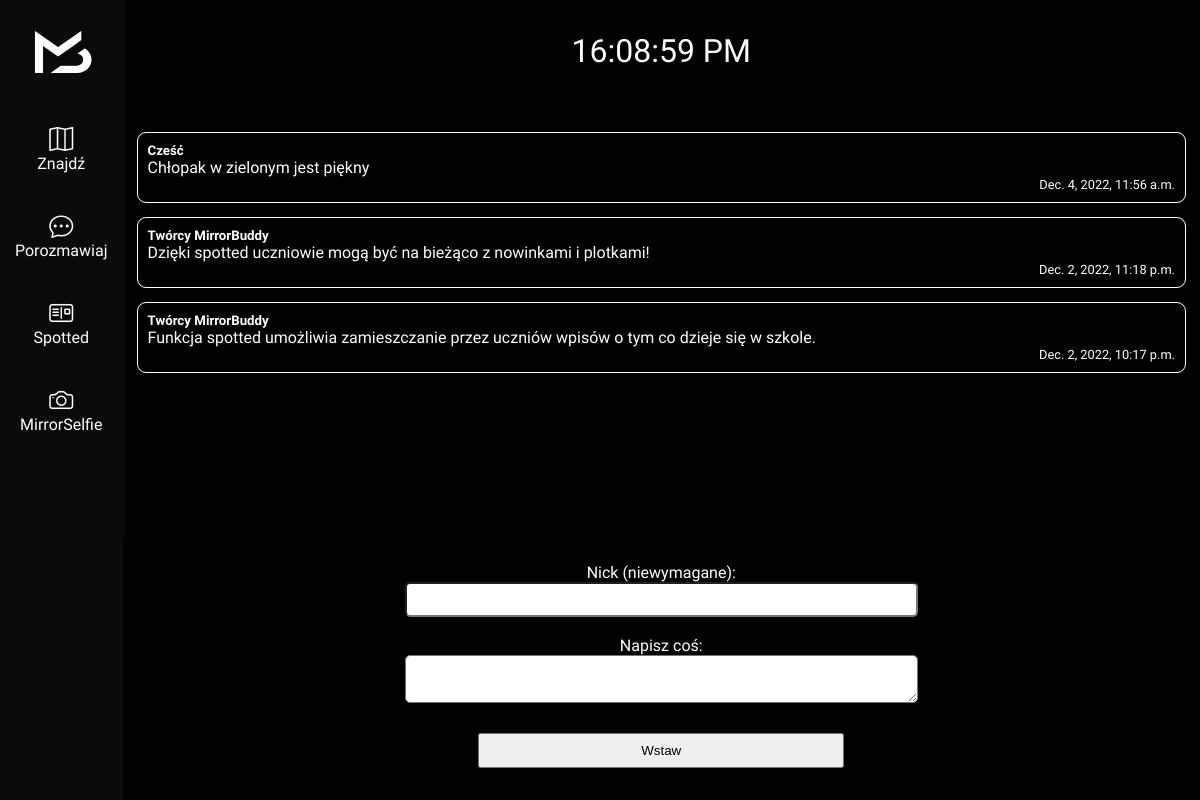
/spotted/, run on the app's committed database.
### spotted/models.py (models this page shows, shortened)
class Entry(models.Model):
    nickname = models.TextField(max_length=100, null=True, blank=True)
    text = models.TextField(max_length=1500)
    pub_date = models.DateTimeField()

### spotted/views.py (the view, shortened to what this page needs)
# urls.py: path('spotted/', spotted_view, name='spottedapp'),
def spotted_view(request):
    submitted = False
    form = EntryForm()
    entry_list = Entry.objects.all().order_by('-pub_date')[:15]
    return render(request,'spottedapp.html',{'form': form, 'entry_list': entry_list, 'submitted': submitted})

### spotted/models.py
class EntryForm(forms.Form):
    nickname = forms.CharField(max_length=100, required=False, label="Nick (niewymagane)")
    text = forms.CharField(label='Napisz coś:', max_length=1500, widget=forms.Textarea(attrs={'rows': 2}))

### templates/spottedapp.html (shortened to what this page needs)
{% extends 'base.html' %}
{% load static %}
{% block dynamic_links %}
<link rel="stylesheet" href="{% static 'style-spottedapp.css' %}"/>
{% endblock %}
{% block content %}
<ul class="entry-list">
    {% for entry in entry_list %}
    <div class="entry-wrapper">
        <h5>{{entry.nickname}}</h5>
        <p>{{entry.text}}</p>
        <p class="entry-pub-date">{{entry.pub_date}}</p>
    </div>
    {% endfor %}
</ul>
<div class="form-wrapper">
    <form class="entry-form" method="POST">
        {% for field in form %}
        <div class="field-wrapper">
            {{field.label_tag}}<br/>
            {{field}}
        </div>
        {% endfor %}
        <button type="submit">Wstaw</button>
    </form>
</div>
{% endblock %}

### templates/base.html (shortened to what this page needs)
<!DOCTYPE html>
<html lang="en">
<head>
    {% load static %}
    <link rel="stylesheet" href="https://cdn.jsdelivr.net/npm/bootstrap-icons@1.10.2/font/bootstrap-icons.css">
    <link rel="stylesheet" href="{% static 'style-main.css' %}"/>
    {% block dynamic_links %} {% endblock %}
</head>
<body>
    <div class="container-full">
        <nav class="main-nav">
            <ul>
                <a class="nav-button" href="{% url 'home' %}">
                    <img src="{% static 'logo.png' %}"/>
                    </a>
                <a class="nav-button" href="{% url 'map-main' %}">
                <li ><i class="bi bi-map"></i>
                    <br/> Znajdź </li>
                </a>
                <a class="nav-button" href="{% url 'chatbot' %}">
                <li ><i class="bi bi-chat-dots"></i>
                    <br/> Porozmawiaj </li>
                </a>
                <a class="nav-button" href="{% url 'spottedapp' %}">
                <li ><i class="bi bi-postcard"></i>
                    <br/> Spotted </li>
                </a>
                <a class="nav-button" href="{% url 'mirror-selfie' %}">
                    <li ><i class="bi bi-camera"></i>
                        <br/> MirrorSelfie </li>
                    </a>
            </ul>
        </nav>
        <div class="container-content" id="filterbox">
            <div id="clock">
            </div>
            {% block content %}
            {% endblock %}
        </div>
    </div>
</body>
</html>

### static/style-main.css (style rules this page uses)
* { margin: 0; }
html, body { background-color: black; color: white; font-family: 'Bai Jamjuree', sans-serif; overflow: hidden !important; }
.container-full { width: 100%; height: 100vh; display: flex; flex-flow: row; flex:1; }
.container-content { flex: 1; opacity: 0; -webkit-animation: fadein 400ms ease-in; -moz-animation: fadein 400ms ease-in;; -ms-animation: fadein 400ms ease-in;; -o-animation: fadein 400ms ease-in;; animation: fadein 400ms ease-in;; animation-fill-mode: forwards; }
.main-nav { align-self: flex-end; bottom: 0; height: 100vh; margin-top: auto; width: fit-content; }
.main-nav ul { height: inherit; list-style: none; padding: 0; background-color: #0a0a0a; outline: 3px solid #070707; display: flex; flex-direction: column; align-items: stretch; align-content: center; }
.main-nav ul a { display: block; }
.nav-button { padding: 15px; text-align: center; margin: 5px 0 5px 0; }
.nav-button img { max-width: 5rem; }
.nav-button >li >i { font-size: 1.5rem; }
a.nav-button, a:link.nav-button > li, a:visited.nav-button > li { color: white; text-decoration: none; }
#clock { text-align: center; padding: 1em; font-size: 2rem; }

### static/style-spottedapp.css (style rules this page uses)
.entry-list { overflow-y: scroll; padding: 15px; scroll-behavior: smooth; flex: 1; }
.entry-wrapper { padding: 10px; outline: 1px white solid; border-radius: 8px; margin: 1em 0 1em 0; }
.entry-pub-date { text-align: right; font-size: 0.8rem; }
.form-wrapper { width: 100%; margin-top: auto; }
form button { padding: 8px; margin: 16px; width: 35%; }
.entry-form { text-align: center; padding: 1em; background-color: black; }
.entry-form .field-wrapper { padding: 0.6rem; }
.entry-form input, .entry-form textarea { padding: 8px; border-radius: 5px; width: 50%; box-sizing: border-box; }
.container-content { display: flex; flex-flow: column; }

### data on the page
Entry: nickname "Cześć", text "Chłopak w zielonym jest piękny", pub_date "Dec. 4, 2022, 11:56 a.m."
Entry: nickname "Twórcy MirrorBuddy", text "Dzięki spotted uczniowie mogą być na bieżąco z nowinkami i plotkami!", pub_date "Dec. 2, 2022, 11:18 p.m."
Entry: nickname "Twórcy MirrorBuddy", text "Funkcja spotted umożliwia zamieszczanie przez uczniów wpisów o tym co dzieje się w szkole.", pub_date "Dec. 2, 2022, 10:17 p.m."

### other printed values
{{ field.label_tag }} "Nick (niewymagane):" "Napisz coś:"
